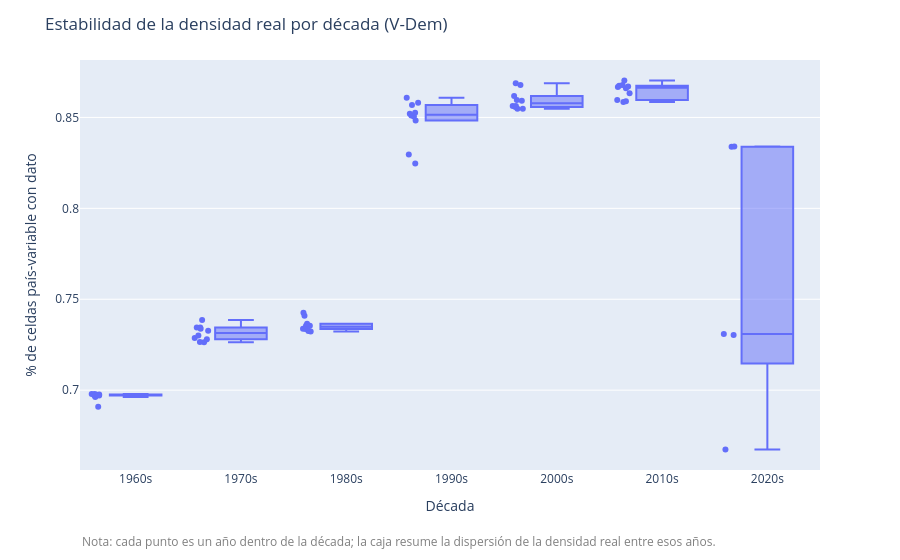

Notebook source saved alongside this figure:
### Markdown cell above
### Gráfico 6 — Dispersión de la densidad real por década

**Objetivo:** ver si la densidad de datos fue estable año a año dentro de cada década, o si hubo mucha variación interna — mismo chequeo que se hizo para el WDI.

### Code cell
df_anio_plot_vdem = disponibilidad_anio_vdem.reset_index().rename(columns={"index": "year"})
df_anio_plot_vdem["decada"] = (df_anio_plot_vdem["year"] // 10 * 10).astype(str) + "s"

fig_dispersion_decada_vdem = px.box(
    df_anio_plot_vdem,
    x="decada",
    y="densidad_real",
    points="all",
    labels={"densidad_real": "% de celdas país-variable con dato", "decada": "Década"},
)
fig_dispersion_decada_vdem.update_layout(
    title="Estabilidad de la densidad real por década (V-Dem)",
    xaxis_title="Década",
    yaxis_title="% de celdas país-variable con dato",
    margin=dict(b=90),
)
fig_dispersion_decada_vdem.add_annotation(
    text="Nota: cada punto es un año dentro de la década; la caja resume la dispersión de la densidad real entre esos años.",
    xref="paper", yref="paper", x=0, y=-0.2, showarrow=False,
    font=dict(size=12, color="gray"), align="left",
)

figuras_reporte_vdem.append(("dispersion_decada_vdem", fig_dispersion_decada_vdem))
fig_dispersion_decada_vdem.show()

### Figure 1 — Plotly figure (JSON) as saved in the notebook; plotly's stock layout.template omitted (floating-point values rounded to 4 significant figures)
{"data": [{"alignmentgroup": "True", "boxpoints": "all", "hovertemplate": "Década=%{x}<br>% de celdas país-variable con dato=%{y}<extra></extra>", "legendgroup": "", "marker": {"color": "#636efa"}, "name": "", "notched": false, "offsetgroup": "", "orientation": "v", "showlegend": false, "type": "box", "x": ["1960s", "1960s", "1960s", "1960s", "1960s", "1960s", "1960s", "1960s", "1960s", "1960s", "1970s", "1970s", "1970s", "1970s", "1970s", "1970s", "1970s", "1970s", "1970s", "1970s", "1980s", "1980s", "1980s", "1980s", "1980s", "1980s", "1980s", "1980s", "1980s", "1980s", "1990s", "1990s", "1990s", "1990s", "1990s", "1990s", "1990s", "1990s", "1990s", "1990s", "2000s", "2000s", "2000s", "2000s", "2000s", "2000s", "2000s", "2000s", "2000s", "2000s", "2010s", "2010s", "2010s", "2010s", "2010s", "2010s", "2010s", "2010s", "2010s", "2010s", "2020s", "2020s", "2020s", "2020s", "2020s"], "x0": " ", "xaxis": "x", "y": [0.6909, 0.6962, 0.697, 0.6972, 0.697, 0.6976, 0.6978, 0.6975, 0.6979, 0.6974, 0.7263, 0.7287, 0.7265, 0.7327, 0.7345, 0.7301, 0.728, 0.7344, 0.7337, 0.7386, 0.7354, 0.7336, 0.7326, 0.7338, 0.7343, 0.7365, 0.7354, 0.7409, 0.7323, 0.7426, 0.8246, 0.8296, 0.8483, 0.851, 0.8568, 0.852, 0.8526, 0.8505, 0.8581, 0.8608, 0.8558, 0.8547, 0.8678, 0.8563, 0.8563, 0.8548, 0.8619, 0.8689, 0.8592, 0.8597, 0.8585, 0.8703, 0.8633, 0.8675, 0.867, 0.8661, 0.8667, 0.8588, 0.8597, 0.8678, 0.8338, 0.834, 0.7309, 0.7304, 0.6674], "y0": " ", "yaxis": "y"}], "layout": {"annotations": [{"align": "left", "font": {"color": "gray", "size": 12}, "showarrow": false, "text": "Nota: cada punto es un año dentro de la década; la caja resume la dispersión de la densidad real entre esos años.", "x": 0, "xref": "paper", "y": -0.2, "yref": "paper"}], "boxmode": "group", "legend": {"tracegroupgap": 0}, "margin": {"b": 90, "t": 60}, "title": {"text": "Estabilidad de la densidad real por década (V-Dem)"}, "xaxis": {"anchor": "y", "domain": [0, 1], "title": {"text": "Década"}}, "yaxis": {"anchor": "x", "domain": [0, 1], "title": {"text": "% de celdas país-variable con dato"}}}}
